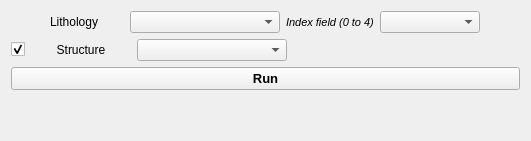
      <widget class="QWidget" name="tab_Carte_R">
       <attribute name="title">
        <string>R Factor</string>
       </attribute>
       <layout class="QVBoxLayout" name="verticalLayout_5">
        <item>
         <layout class="QVBoxLayout" name="verticalLayout_4">
          <item>
           <layout class="QHBoxLayout" name="horizontalLayout_4">
            <item>
             <spacer name="horizontalSpacer_15">
              <property name="orientation">
               <enum>Qt::Horizontal</enum>
              </property>
              <property name="sizeType">
               <enum>QSizePolicy::Fixed</enum>
              </property>
              <property name="sizeHint" stdset="0">
               <size>
                <width>13</width>
                <height>20</height>
               </size>
              </property>
             </spacer>
            </item>
            <item>
             <widget class="QLabel" name="label_ROCHE">
              <property name="minimumSize">
               <size>
                <width>100</width>
                <height>0</height>
               </size>
              </property>
              <property name="maximumSize">
               <size>
                <width>100</width>
                <height>16777215</height>
               </size>
              </property>
              <property name="font">
               <font>
                <weight>50</weight>
                <bold>false</bold>
               </font>
              </property>
              <property name="text">
               <string>Lithology</string>
              </property>
              <property name="alignment">
               <set>Qt::AlignCenter</set>
              </property>
             </widget>
            </item>
            <item>
             <widget class="QgsMapLayerComboBox" name="mMapLayerComboBox_ROCHE">
              <property name="minimumSize">
               <size>
                <width>150</width>
                <height>0</height>
               </size>
              </property>
             </widget>
            </item>
            <item>
             <widget class="QLabel" name="label_3">
              <property name="font">
               <font>
                <pointsize>8</pointsize>
                <weight>50</weight>
                <italic>true</italic>
                <bold>false</bold>
               </font>
              </property>
              <property name="text">
               <string>Index field (0 to 4)</string>
              </property>
             </widget>
            </item>
            <item>
             <widget class="QgsFieldComboBox" name="mFieldComboBox_ROCHE">
              <property name="minimumSize">
               <size>
                <width>100</width>
                <height>0</height>
               </size>
              </property>
             </widget>
            </item>
            <item>
             <spacer name="horizontalSpacer_9">
              <property name="orientation">
               <enum>Qt::Horizontal</enum>
              </property>
              <property name="sizeHint" stdset="0">
               <size>
                <width>40</width>
                <height>20</height>
               </size>
              </property>
             </spacer>
            </item>
           </layout>
          </item>
          <item>
           <layout class="QHBoxLayout" name="horizontalLayout_17">
            <item>
             <widget class="QCheckBox" name="checkBox_STRUCTURE">
              <property name="text">
               <string/>
              </property>
              <property name="checked">
               <bool>true</bool>
              </property>
             </widget>
            </item>
            <item>
             <widget class="QLabel" name="label_STRUCTURE">
              <property name="minimumSize">
               <size>
                <width>100</width>
                <height>0</height>
               </size>
              </property>
              <property name="maximumSize">
               <size>
                <width>100</width>
                <height>16777215</height>
               </size>
              </property>
              <property name="font">
               <font>
                <weight>50</weight>
                <bold>false</bold>
               </font>
              </property>
              <property name="text">
               <string>Structure</string>
              </property>
              <property name="alignment">
               <set>Qt::AlignCenter</set>
              </property>
             </widget>
            </item>
            <item>
             <widget class="QgsMapLayerComboBox" name="mMapLayerComboBox_STRUCTURE">
              <property name="minimumSize">
               <size>
                <width>150</width>
                <height>0</height>
               </size>
              </property>
             </widget>
            </item>
            <item>
             <spacer name="horizontalSpacer_12">
              <property name="orientation">
               <enum>Qt::Horizontal</enum>
              </property>
              <property name="sizeHint" stdset="0">
               <size>
                <width>40</width>
                <height>20</height>
               </size>
              </property>
             </spacer>
            </item>
           </layout>
          </item>
         </layout>
        </item>
        <item>
         <widget class="QPushButton" name="pushButton_lancerCarteR">
          <property name="font">
           <font>
            <pointsize>10</pointsize>
            <weight>75</weight>
            <bold>true</bold>
           </font>
          </property>
          <property name="text">
           <string>Run</string>
          </property>
         </widget>
        </item>
        <item>
         <spacer name="verticalSpacer_3">
          <property name="orientation">
           <enum>Qt::Vertical</enum>
          </property>
          <property name="sizeHint" stdset="0">
           <size>
            <width>20</width>
            <height>40</height>
           </size>
          </property>
         </spacer>
        </item>
       </layout>
      </widget>
